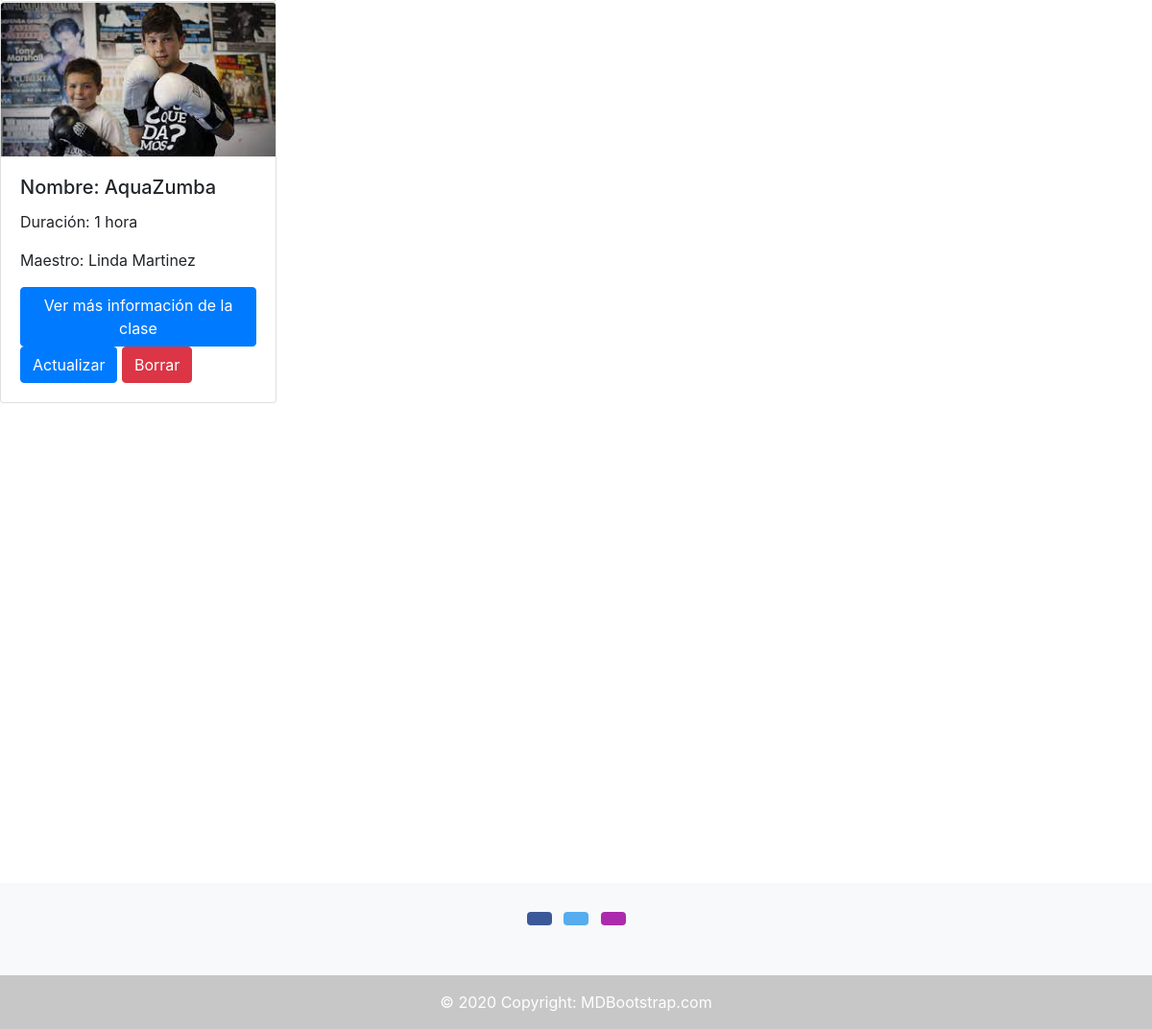
Before: /servicios/servicios-list/ (lower part) with the older database file.
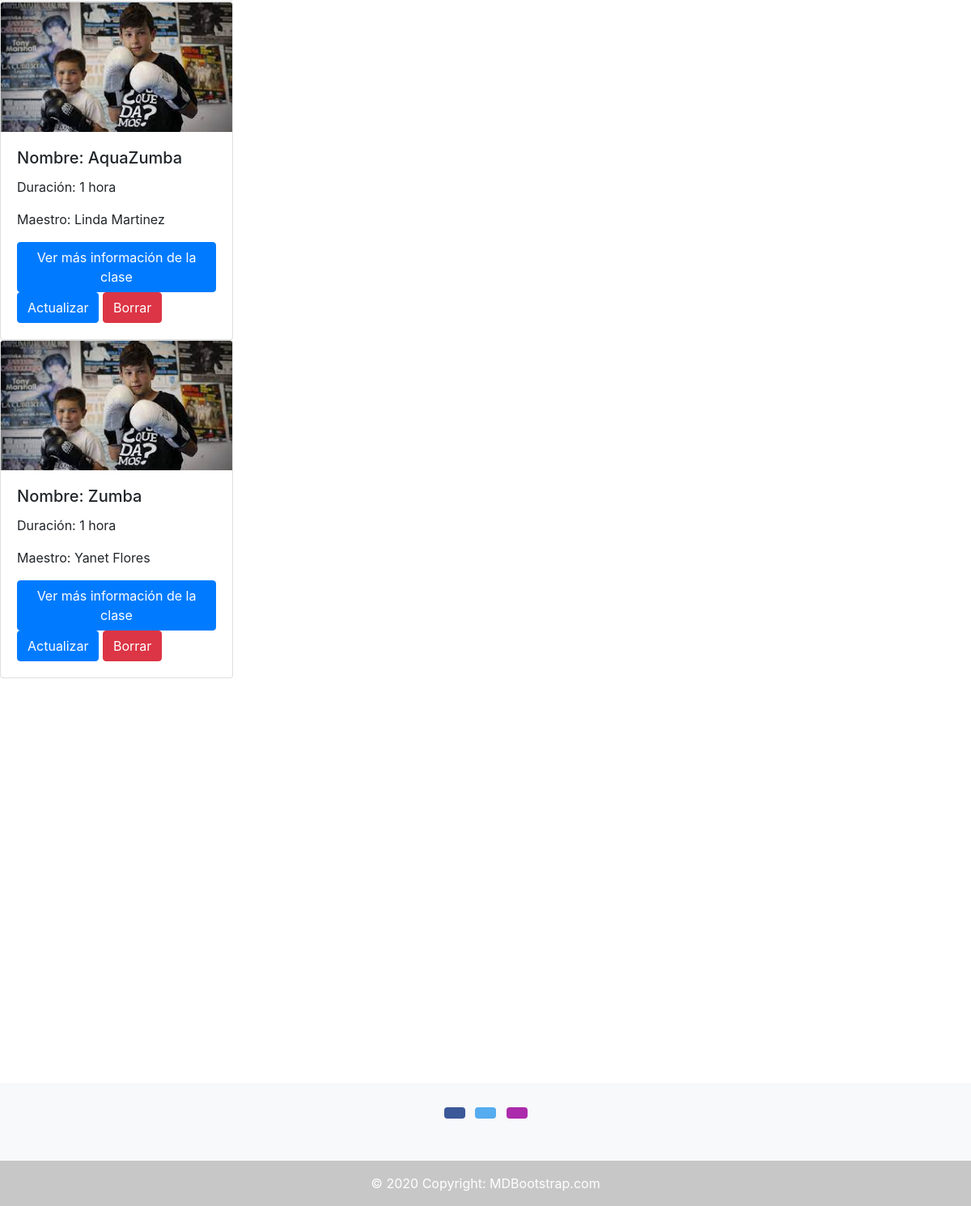
After: the same page with the newer database file.
### servicios/models.py (models this page shows, shortened)
class Servicios(models.Model):
    CONDITION_CHOICES = (
        ('aquatica', 'aquatica'),
        ('no aquatica', 'no aquatica'),
    )
    nombre = models.CharField(max_length=30)
    duracion = models.CharField(max_length=15)
    maestro = models.CharField(max_length=30)
    condition = models.CharField(max_length=50, choices = CONDITION_CHOICES)
    is_active = models.BooleanField(default=True)

### servicios/views.py (the view)
# urls.py: path('servicios-list/', ServiciosListView.as_view(), name='servicios_list'),
class ServiciosListView(ListView):
    model = Servicios
    template_name = 'servicios/servicios-list.html'
    queryset = Servicios.objects.filter(is_active = True)

### Templates/Servicios/servicios-list.html (shortened to what this page needs)
{% extends 'Base.html' %}
{% block content %}
<body>
            {% for servicios in object_list %}
            <div class="card" style="width: 18rem;">
                <img class="card-img-top" alt="...">
                <div class="card-body">
                    <h5 class="card-title"> Nombre: {{servicios.nombre}} </h5>
                    <p class="card-text"> Duración: {{servicios.duracion}} </p>
                    <p class="card-text"> Maestro: {{servicios.maestro}} </p>
                    <a href="#" class="btn btn-primary"> Ver más información de la clase </a>
                    <a href="/servicios/servicios-update/{{servicios.id}}/" class="btn btn-primary"> Actualizar </a>
                    <a href="/servicios/servicios-delete/{{servicios.id}}/" class="btn btn-danger"> Borrar </a>
                </div>
            </div>
        {% endfor %}
{% endblock %}

Changed rows visible on the page:
added Servicios: nombre "Zumba", duracion "1 hora", maestro "Yanet Flores"
